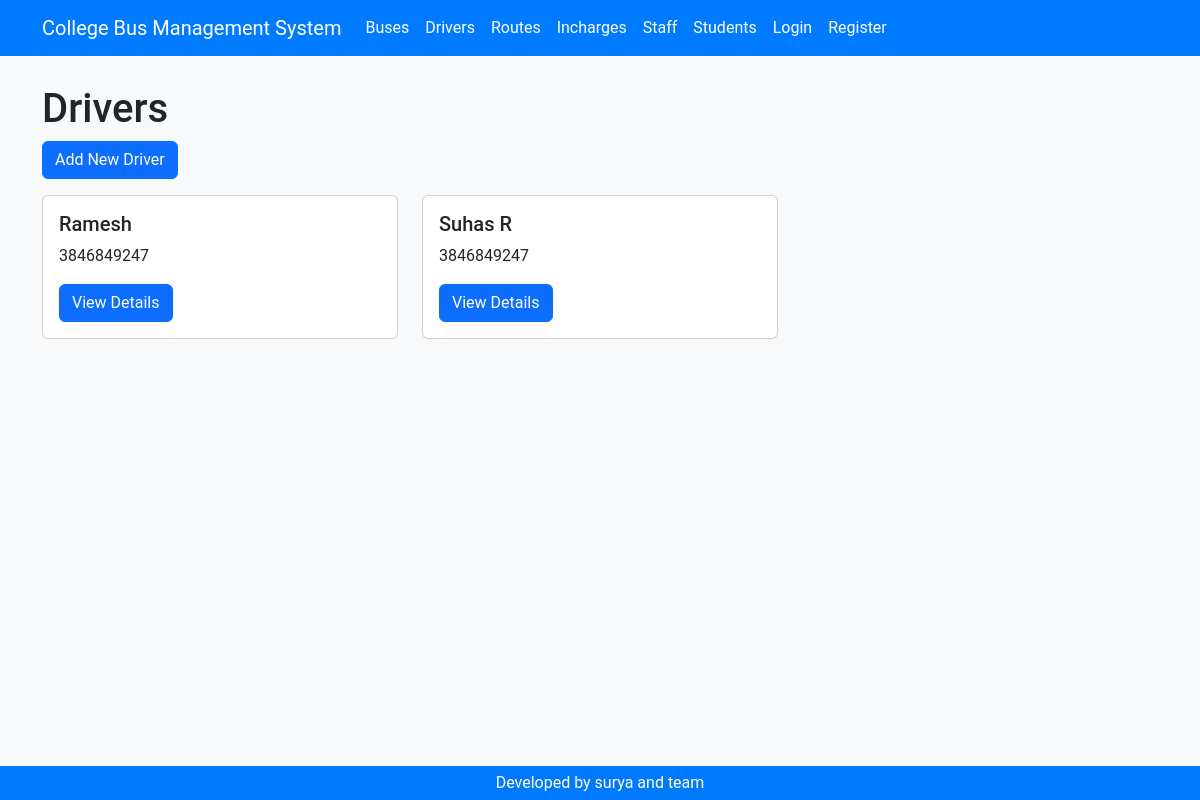
The app's page /drivers/ with its own data.
### drivers/models.py (models this page shows, shortened)
class Driver(models.Model):
    name = models.CharField(max_length=100)
    contact = models.CharField(max_length=15)
    license_number = models.CharField(max_length=20, unique=True)
    address = models.TextField()
    bus_assigned = models.OneToOneField('buses.Buses', on_delete=models.SET_NULL, null=True, blank=True, related_name='driver')

### drivers/views.py (the view)
# urls.py: path('', views.driver_list, name='driver_list'),
def driver_list(request):
    drivers = Driver.objects.all()
    return render(request, 'drivers/driver_list.html', {'drivers': drivers})

### accounts/context_processors.py (called while the page is built)
def user_type(request):
    if request.user.is_authenticated:
        try:
            profile = Profile.objects.get(user=request.user)
            return {'user_type': profile.user_type}
        except Profile.DoesNotExist:
            return {'user_type': None}
    return {'user_type': None}

### templates/drivers/driver_list.html (shortened to what this page needs)
{% load static %}
<!DOCTYPE html>
<html lang="en">
  <head>
    <link href="{% static 'css/bootstrap.min.css' %}" rel="stylesheet" />
    <link href="{% static 'css/styles.css' %}" rel="stylesheet" />
  </head>
  <body>
    {% include 'header.html' %}
    <div class="container">
      <h1>Drivers</h1>
      <a href="{% url 'driver_create' %}" class="btn btn-primary mb-3">Add New Driver</a>
      <div class="row">
        {% for driver in drivers %}
          <div class="col-md-4">
            <div class="card mb-4">
              <div class="card-body">
                <h5 class="card-title">{{ driver.name }}</h5>
                <p class="card-text">{{ driver.contact }}</p>
                <a href="{% url 'driver_detail' driver.pk %}" class="btn btn-primary">View Details</a>
              </div>
            </div>
          </div>
        {% endfor %}
      </div>
    </div>
    {% include 'footer.html' %}
  </body>
</html>

### static/css/styles.css (style rules this page uses)
body { background-color: #f8f9fa; font-family: 'Roboto', sans-serif; padding-top: 70px; }
.card { margin-bottom: 20px; }

### records on screen
Driver: name "Ramesh", contact "3846849247"
Driver: name "Suhas R", contact "3846849247"
